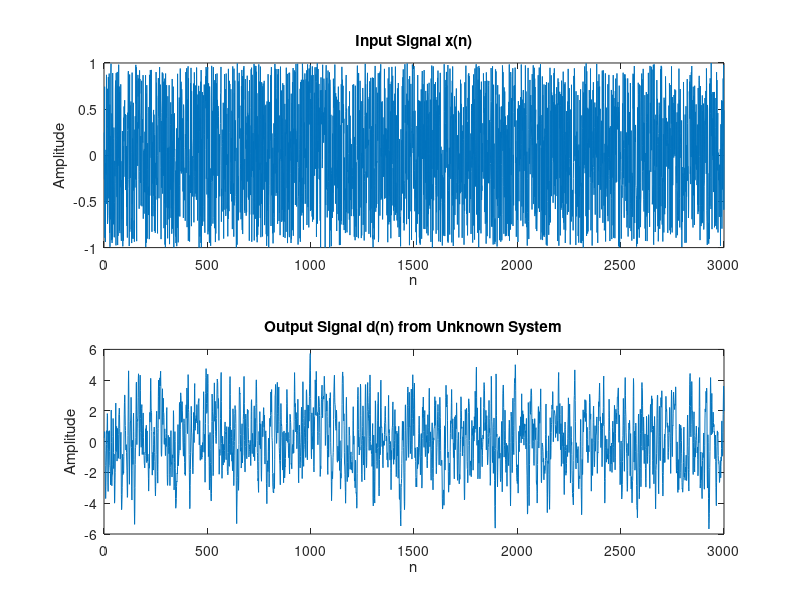

The MATLAB source for this figure:
clc; clear; close all;

% Length of signal
N = 3000;

% Generate input noise signal x(n) in range [-1, 1]
x = 2 * rand(1, N) - 1;

% Define the IIR filter coefficients
b = [1, 1.5, 0.56];       % Numerator coefficients (for x terms)
a = [1, -0.7, 0.12];      % Denominator coefficients (for d terms)

% Compute the output of the unknown system d(n)
d = filter(b, a, x);

% Optional: Plot input and output signals
figure;
subplot(2,1,1);
plot(x); title('Input Signal x(n)'); xlabel('n'); ylabel('Amplitude');
subplot(2,1,2);
plot(d); title('Output Signal d(n) from Unknown System'); xlabel('n'); ylabel('Amplitude');
